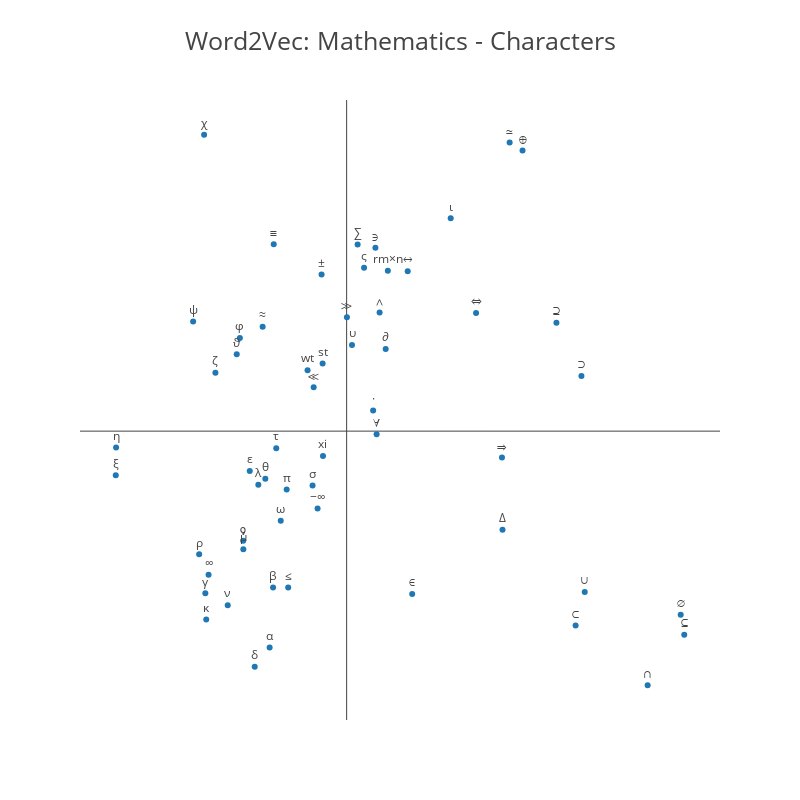

Here is the notebook cell this chart was saved with:
### Code cell
chars_not_used = pca_plot(model, characters,'Word2Vec: Characters')
print('Characters not used:')
print(', '.join(chars_not_used))

### Figure 1 — Plotly figure (JSON) as saved in the notebook; plotly's stock layout.template omitted (floating-point values rounded to 4 significant figures)
{"data": [{"mode": "markers+text", "text": ["≈", "ε", "ξ", "λ", "ν", "φ", "β", "∪", "∈", "≤", "±", "γ", "∞", "−∞", "xi", "·", "τ", "≡", "ρ", "⊂", "δ", "α", "∂", "∀", "⊆", "st", "ψ", "µ", "σ", "⇒", "∧", "κ", "η", "π", "∩", "∅", "ω", "ζ", "θ", "∆", "χ", "⊕", "υ", "⇔", "rm×n", "ǫ", "≃", "∑", "ϑ", "∋", "wt", "ς", "⊃", "≪", "ι", "⊇", "↔", "≫"], "textposition": "top", "type": "scatter", "x": [-2.674, -3.084, -7.35, -2.811, -3.785, -3.398, -2.342, 7.579, 2.086, -1.861, -0.7984, -4.498, -4.395, -0.9248, -0.7533, 0.8434, -2.241, -2.321, -4.695, 7.289, -2.926, -2.452, 1.243, 0.954, 10.75, -0.7649, -4.887, -3.289, -1.084, 4.944, 1.049, -4.47, -7.339, -1.909, 9.582, 10.63, -2.098, -4.177, -2.589, 4.962, -4.537, 5.599, 0.1706, 4.12, 1.311, -3.294, 5.188, 0.349, -3.499, 0.916, -1.245, 0.5547, 7.474, -1.05, 3.312, 6.678, 1.944, 0.008393], "y": [2.583, -0.9858, -1.092, -1.328, -4.307, 2.306, -3.869, -3.982, -4.031, -3.871, 3.88, -4.013, -3.554, -1.913, -0.6141, 0.5104, -0.421, 4.625, -3.049, -4.808, -5.835, -5.353, 2.035, -0.07697, -5.039, 1.675, 2.716, -2.922, -1.344, -0.6548, 2.934, -4.664, -0.4049, -1.445, -6.29, -4.543, -2.217, 1.445, -1.177, -2.443, 7.337, 6.949, 2.134, 2.926, 3.971, -2.714, 7.143, 4.62, 1.902, 4.537, 1.509, 4.042, 1.363, 1.084, 5.269, 2.683, 3.96, 2.821]}], "layout": {"autosize": false, "height": 800, "title": "Word2Vec: Mathematics - Characters", "titlefont": {"size": 25}, "width": 800, "xaxis": {"showgrid": false, "showticklabels": false, "zeroline": true}, "yaxis": {"showgrid": false, "showticklabels": false, "zeroline": true}}}
